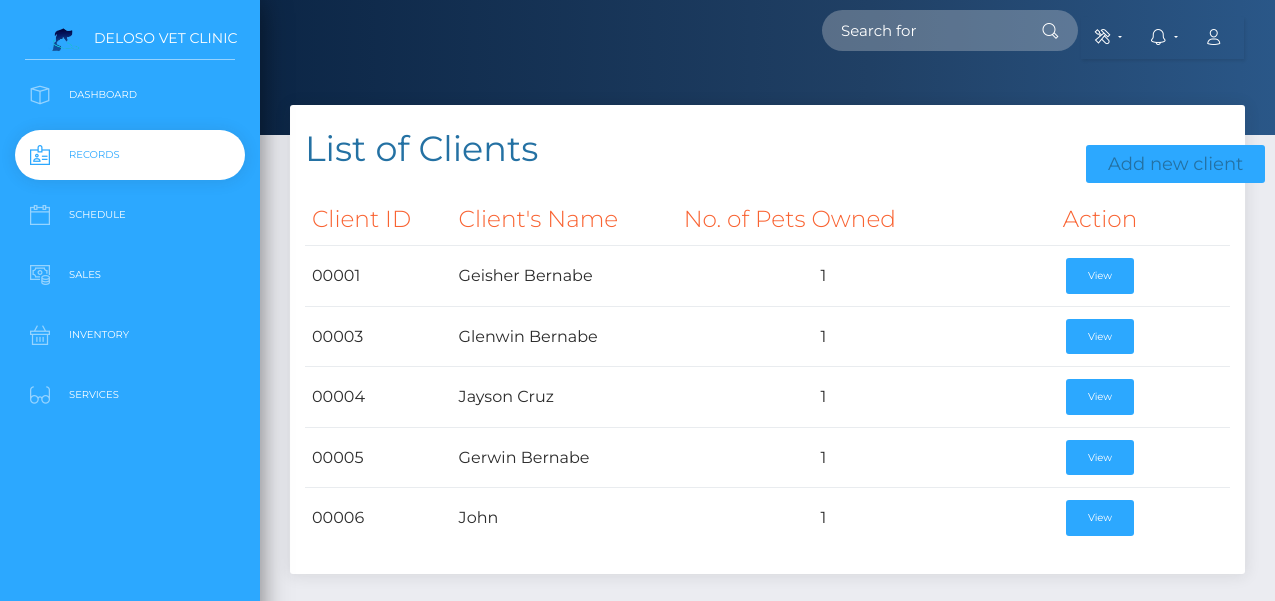
The app's page /index.php/vetclinic/records with its own data.
### tables this page shows
CREATE TABLE `client` (
  `clientid` int(20) NOT NULL,
  `cname` varchar(40) NOT NULL,
  `email` varchar(30) DEFAULT NULL,
  `contactno` varchar(15) NOT NULL,
  `address` varchar(40) NOT NULL
);

### application/controllers/vetclinic.php (called while the page is built, shortened)
<?php
class vetclinic extends CI_Controller {
	public function __construct(){
			$this->load->model('vet_model','vet_model');
			$this->load->model('itemstock','itemstock');
			$this->load->model('itemusage','itemusage');
			$this->load->model('history','history');
			$this->load->model('services','services');
			$this->load->model('itemhistory','itemhistory');
	}
	public function records()
	{
		$header_data['title'] = "Records";
		$this->load->model('vet_model');
		$clients = $this->vet_model->getClients();
		$stocks = $this->vet_model->getStocks();
		$lastclient = $this->vet_model->getLastClient();
		$record_data['notif']=$this->vet_model->notification();
		$record_data['events'] = $this->vet_model->getEventsByDate(date("Y-m-d"));
		$record_data['eventCounter'] = count($record_data['events']);
		$record_data['items'] = $this->vet_model->getAllZeroitems();
		$this->load->view('include/header2',$header_data);
		$this->load->view('clinic/records', ['cl'=>$clients,'al'=>$lastclient,'stock'=>$stocks,'record_dat'=>$record_data]);
	}
}
?>

### index.php (called while the page is built, shortened)
<?php
require_once BASEPATH.'core/CodeIgniter.php';

### application/models/vet_model.php (called while the page is built, shortened)
<?php
	class vet_model extends CI_Model{
		public function getClients(){
			$this->db->select('a.clientid,a.cname,count(b.clientid) as "pets"');
			$this->db->from('client a');
			$this->db->join('pet b','a.clientid = b.clientid','left outer');
			$this->db->group_by('a.clientid');
		    $query = $this->db->get();
		    if($query->num_rows() != 0)
		    {
		        return $query->result_array();
		    }
		    else
		    {
		        return false;
		    }
		}
		public function getStocks(){
		 $this->db->from('itemstock');
			$this->db->where('qty_left !=',5);
			$query = $this->db->get();
			return $query->result();
		}
		public function getAllZeroitems(){
			 $this->db->from('itemstock');
			$this->db->where('qty_left =',0);
			$query = $this->db->get();
			return $query->result_array();
		}
		public function notification(){
			$today =date("Y-m-d");
			 $this->db->from('itemstock');
			$this->db->where('qty_left =',0);
			$query = $this->db->get();
			$invent= $query->num_rows();
			$this->db->from('schedule');
			$this->db->where('startdate =',$today);
			$query2 = $this->db->get();
			$sched= $query2->num_rows();
			return ($sched+$invent);
		}
		public function getEventsByDate($date){
			$this->db->where("CAST(startdate as date) = '$date'");
			$query = $this->db->get("schedule");
			return $query->result_array();
		}
	}
?>

### application/views/clinic/records.php (the view, shortened to what this page needs)
<!DOCTYPE html>
<html lang="en">
<body class="">
    <div class="wrapper ">
        <div class="sidebar" data-color="blue">
        <div class="logo">
                <a class="simple-text logo-mini">
                    <img src="<?php echo base_url('assets/img/logo.png');?>">
                </a>
                <a class="simple-text logo-normal">
                    Deloso Vet Clinic
                </a>
            </div>
            <div class="sidebar-wrapper">
                <ul class="nav">
                    <li>
                        <a href="<?php echo base_url('vetclinic'); ?>">
                            <i class="now-ui-icons design_app"></i>
                            <p>Dashboard</p>
                        </a>
                    </li>
                    <li class="active">
                        <a href="<?php echo base_url('vetclinic/records'); ?>">
                            <i class="now-ui-icons business_badge"></i>
                            <p>Records</p>
                        </a>
                    </li>
                    <li>
                        <a href="<?php echo base_url('vetclinic/schedule'); ?>">
                            <i class="now-ui-icons ui-1_calendar-60"></i>
                            <p>Schedule</p>
                        </a>
                    </li>
                    <li>
                        <a href="#subPages" data-toggle="collapse" class="collapsed">
                            <i class="now-ui-icons business_money-coins"></i>
                            <p>Sales</p>
                        </a>
                    </li>
                    <li>
                        <a href="#subPages2" data-toggle="collapse" class="collapsed">
                            <i class="now-ui-icons shopping_basket"></i>
                            <p>Inventory</p>
                        </a>
                    </li>
                    <li>
                        <a href="<?php echo base_url('vetclinic/services'); ?>">
                            <i class="now-ui-icons education_glasses"></i>
                            <p>Services</p>
                        </a>
                    </li>
                </ul>
            </div>
        </div>
        <div class="main-panel">
            <nav class="navbar navbar-expand-lg navbar-transparent  navbar-absolute bg-primary fixed-top">
                <div class="container-fluid">
                    <div class="collapse navbar-collapse justify-content-end" id="navigation">
                        <form>
                            <div class="input-group no-border">
                                <input type="text" class="form-control" id="search" onkeyup="search()" name="q" placeholder="Search for" required>
                                <span class="input-group-addon">
                                    <i class="now-ui-icons ui-1_zoom-bold"></i>
                                </span>
                            </div>
                        </form>
                        <ul class="navbar-nav">
                            <li class="nav-item dropdown">
                                <a class="nav-link dropdown-toggle" id="navbarDropdownMenuLink1" data-toggle="dropdown" aria-haspopup="true" aria-expanded="false">
                                    <i class="now-ui-icons ui-2_settings-90"></i>
                                </a>
                            </li>
                            <li class="nav-item dropdown">
                                <a class="nav-link dropdown-toggle" id="navbarDropdownMenuLink" data-toggle="dropdown" aria-haspopup="true" aria-expanded="false">
                                    <i class="now-ui-icons ui-1_bell-53"></i>
                                </a>
                            </li>
                            <li class="nav-item">
                                <a class="nav-link" href="#pablo">
                                    <i class="now-ui-icons users_single-02"></i>
                                </a>
                            </li>
                        </ul>
                    </div>
                </div>
            </nav>
            <div class="panel-header panel-header-sm">
            </div>
            <div class="content">
                <div class="row">
                    <div class="col-md-12">
                        <div class="card">
                            <div class="card-header">
                                <h2 class="card-title">List of Clients</h2>
                            </div>
                            <div class="card-body">
                                <div class="table-responsive">
                                    <table class="table table-list-search" >
                                        <thead>
                                        <tr class="">
                                                    <button type="button" class="btn btn-md btn-info" id="addbutn"  data-toggle="modal" data-target="#addclientmodal">
                                                        <span class="glyphicon glyphicon-plus">
                                                        <span class="" style="font-size:18px;">Add new client </span>
                                                        </span>
                                                    </button>
                                        </tr>
                                        <tr>
                                            <th class="text-primary">Client ID</th>
                                            <th class="text-primary">Client's Name</th>
                                            <th class="text-primary">No. of Pets Owned</th>
                                            <th class="text-primary" style="text-align:center">Action</th>
                                        </tr>
                                    </thead>
                                        <tbody>
                                                <?php if(count($cl) > 0){ ?>
                                        <?php foreach ($cl as $client){ ?>
                                                <tr>
                                            <?php if($client['clientid']<10) { ?>
                                                <td>0000<?php echo $client['clientid']; ?></td>
                                            <?php } ?>
                                                <td><?php echo $client['cname']?></td>
                                                <td style="text-align:center;"><?php echo $client['pets']; ?></td>
                                                <td style="text-align:center; width:260px;">
                                                <?php $c=$client['clientid'];?>
                                                <b class="btn btn-info " style="font-size:10px;" id="<?php echo $c;?>" type="button" onclick="lol(this.id)">View<span class="glyphicon glyphicon-folder-open" aria-hidden="true"></span></b>
                                                </td>
                                            </tr>
                                        <?php } ?>
                                        <?php } ?>
                                        </tbody>
                                    </table>
                                </div>
                            </div>
                        </div>
                    </div>
                </div>
            </div>
        </div>
    </div>
</body>
</html>

### assets/css/new.css (style rules this page uses)
input[type="text"] { font-size: 15px; }
.card-title { color: #2471A3; position: absolute; }
#addbutn { color: #2471A3; text-align: right; position: relative; left: 780px; }

### assets/css/overallcss.css (style rules this page uses)
.logo { height: 40px; width: 40px; margin-left: 50px; margin-top: 10px; float:left; border-radius: 10px; }
.navbar-nav { -moz-box-shadow: 1px 2px 3px rgba(0, 0, 0, 0.1); -webkit-box-shadow: 1px 2px 3px rgba(0, 0, 0, 0.1); box-shadow: 1px 2px 3px rgba(0, 0, 0, 0.1); }
.active { color:#3498DB; }
.dropdown { position: relative; display: inline-block; }
.btn { outline:none; margin: 0px; }

### records on screen
client: clientid "1", cname "Geisher Bernabe", pets "1"
client: clientid "3", cname "Glenwin Bernabe", pets "1"
client: clientid "4", cname "Jayson Cruz", pets "1"
client: clientid "5", cname "Gerwin Bernabe", pets "1"
client: clientid "6", cname "John", pets "1"
